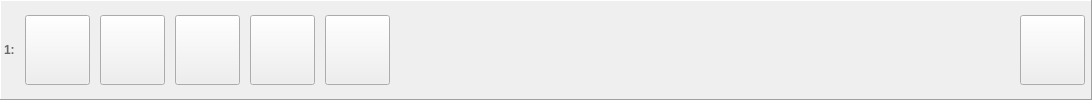
     <widget class="QFrame" name="horizontalFrame_1">
      <property name="sizePolicy">
       <sizepolicy hsizetype="Expanding" vsizetype="Minimum">
        <horstretch>0</horstretch>
        <verstretch>0</verstretch>
       </sizepolicy>
      </property>
      <property name="minimumSize">
       <size>
        <width>330</width>
        <height>0</height>
       </size>
      </property>
      <property name="maximumSize">
       <size>
        <width>16777215</width>
        <height>100</height>
       </size>
      </property>
      <property name="contextMenuPolicy">
       <enum>Qt::ActionsContextMenu</enum>
      </property>
      <property name="autoFillBackground">
       <bool>false</bool>
      </property>
      <property name="frameShape">
       <enum>QFrame::Panel</enum>
      </property>
      <property name="frameShadow">
       <enum>QFrame::Raised</enum>
      </property>
      <layout class="QHBoxLayout" name="horizontalLayout">
       <property name="spacing">
        <number>10</number>
       </property>
       <property name="leftMargin">
        <number>3</number>
       </property>
       <property name="topMargin">
        <number>3</number>
       </property>
       <property name="rightMargin">
        <number>3</number>
       </property>
       <property name="bottomMargin">
        <number>3</number>
       </property>
       <item>
        <widget class="QLabel" name="label_3">
         <property name="enabled">
          <bool>true</bool>
         </property>
         <property name="sizePolicy">
          <sizepolicy hsizetype="Fixed" vsizetype="Fixed">
           <horstretch>0</horstretch>
           <verstretch>0</verstretch>
          </sizepolicy>
         </property>
         <property name="palette">
          <palette>
           <active>
            <colorrole role="WindowText">
             <brush brushstyle="SolidPattern">
              <color alpha="255">
               <red>104</red>
               <green>104</green>
               <blue>104</blue>
              </color>
             </brush>
            </colorrole>
            <colorrole role="Text">
             <brush brushstyle="SolidPattern">
              <color alpha="255">
               <red>0</red>
               <green>0</green>
               <blue>0</blue>
              </color>
             </brush>
            </colorrole>
           </active>
           <inactive>
            <colorrole role="WindowText">
             <brush brushstyle="SolidPattern">
              <color alpha="255">
               <red>104</red>
               <green>104</green>
               <blue>104</blue>
              </color>
             </brush>
            </colorrole>
            <colorrole role="Text">
             <brush brushstyle="SolidPattern">
              <color alpha="255">
               <red>0</red>
               <green>0</green>
               <blue>0</blue>
              </color>
             </brush>
            </colorrole>
           </inactive>
           <disabled>
            <colorrole role="WindowText">
             <brush brushstyle="SolidPattern">
              <color alpha="255">
               <red>120</red>
               <green>120</green>
               <blue>120</blue>
              </color>
             </brush>
            </colorrole>
            <colorrole role="Text">
             <brush brushstyle="SolidPattern">
              <color alpha="255">
               <red>120</red>
               <green>120</green>
               <blue>120</blue>
              </color>
             </brush>
            </colorrole>
           </disabled>
          </palette>
         </property>
         <property name="font">
          <font>
           <weight>75</weight>
           <bold>true</bold>
          </font>
         </property>
         <property name="text">
          <string>1:</string>
         </property>
         <property name="margin">
          <number>5</number>
         </property>
        </widget>
       </item>
       <item>
        <widget class="QToolButton" name="buttonMountDisk_1">
         <property name="enabled">
          <bool>true</bool>
         </property>
         <property name="sizePolicy">
          <sizepolicy hsizetype="Minimum" vsizetype="Minimum">
           <horstretch>0</horstretch>
           <verstretch>0</verstretch>
          </sizepolicy>
         </property>
         <property name="minimumSize">
          <size>
           <width>65</width>
           <height>0</height>
          </size>
         </property>
         <property name="maximumSize">
          <size>
           <width>70</width>
           <height>70</height>
          </size>
         </property>
         <property name="sizeIncrement">
          <size>
           <width>1</width>
           <height>1</height>
          </size>
         </property>
         <property name="baseSize">
          <size>
           <width>0</width>
           <height>0</height>
          </size>
         </property>
         <property name="focusPolicy">
          <enum>Qt::NoFocus</enum>
         </property>
         <property name="iconSize">
          <size>
           <width>40</width>
           <height>40</height>
          </size>
         </property>
        </widget>
       </item>
       <item>
        <widget class="QToolButton" name="buttonMountFolder_1">
         <property name="enabled">
          <bool>true</bool>
         </property>
         <property name="sizePolicy">
          <sizepolicy hsizetype="Minimum" vsizetype="Minimum">
           <horstretch>0</horstretch>
           <verstretch>0</verstretch>
          </sizepolicy>
         </property>
         <property name="minimumSize">
          <size>
           <width>65</width>
           <height>0</height>
          </size>
         </property>
         <property name="maximumSize">
          <size>
           <width>70</width>
           <height>70</height>
          </size>
         </property>
         <property name="sizeIncrement">
          <size>
           <width>1</width>
           <height>1</height>
          </size>
         </property>
         <property name="focusPolicy">
          <enum>Qt::NoFocus</enum>
         </property>
         <property name="iconSize">
          <size>
           <width>40</width>
           <height>40</height>
          </size>
         </property>
        </widget>
       </item>
       <item>
        <widget class="QToolButton" name="buttonSave_1">
         <property name="enabled">
          <bool>true</bool>
         </property>
         <property name="sizePolicy">
          <sizepolicy hsizetype="Minimum" vsizetype="Minimum">
           <horstretch>0</horstretch>
           <verstretch>0</verstretch>
          </sizepolicy>
         </property>
         <property name="minimumSize">
          <size>
           <width>65</width>
           <height>0</height>
          </size>
         </property>
         <property name="maximumSize">
          <size>
           <width>70</width>
           <height>70</height>
          </size>
         </property>
         <property name="sizeIncrement">
          <size>
           <width>1</width>
           <height>1</height>
          </size>
         </property>
         <property name="focusPolicy">
          <enum>Qt::NoFocus</enum>
         </property>
         <property name="iconSize">
          <size>
           <width>40</width>
           <height>40</height>
          </size>
         </property>
         <property name="checkable">
          <bool>true</bool>
         </property>
        </widget>
       </item>
       <item>
        <widget class="QToolButton" name="autoSave_1">
         <property name="enabled">
          <bool>true</bool>
         </property>
         <property name="sizePolicy">
          <sizepolicy hsizetype="Minimum" vsizetype="Minimum">
           <horstretch>0</horstretch>
           <verstretch>0</verstretch>
          </sizepolicy>
         </property>
         <property name="minimumSize">
          <size>
           <width>65</width>
           <height>0</height>
          </size>
         </property>
         <property name="maximumSize">
          <size>
           <width>70</width>
           <height>70</height>
          </size>
         </property>
         <property name="sizeIncrement">
          <size>
           <width>1</width>
           <height>1</height>
          </size>
         </property>
         <property name="focusPolicy">
          <enum>Qt::NoFocus</enum>
         </property>
         <property name="toolTip">
          <string/>
         </property>
         <property name="statusTip">
          <string/>
         </property>
         <property name="text">
          <string/>
         </property>
         <property name="iconSize">
          <size>
           <width>40</width>
           <height>40</height>
          </size>
         </property>
         <property name="checkable">
          <bool>false</bool>
         </property>
         <property name="autoRaise">
          <bool>false</bool>
         </property>
        </widget>
       </item>
       <item>
        <widget class="QToolButton" name="buttonEditDisk_1">
         <property name="enabled">
          <bool>true</bool>
         </property>
         <property name="sizePolicy">
          <sizepolicy hsizetype="Minimum" vsizetype="Minimum">
           <horstretch>0</horstretch>
           <verstretch>0</verstretch>
          </sizepolicy>
         </property>
         <property name="minimumSize">
          <size>
           <width>65</width>
           <height>0</height>
          </size>
         </property>
         <property name="maximumSize">
          <size>
           <width>70</width>
           <height>70</height>
          </size>
         </property>
         <property name="sizeIncrement">
          <size>
           <width>1</width>
           <height>1</height>
          </size>
         </property>
         <property name="focusPolicy">
          <enum>Qt::NoFocus</enum>
         </property>
         <property name="iconSize">
          <size>
           <width>40</width>
           <height>40</height>
          </size>
         </property>
         <property name="checkable">
          <bool>false</bool>
         </property>
        </widget>
       </item>
       <item>
        <layout class="QVBoxLayout" name="verticalLayout">
         <property name="spacing">
          <number>0</number>
         </property>
         <property name="leftMargin">
          <number>5</number>
         </property>
         <property name="rightMargin">
          <number>5</number>
         </property>
         <item>
          <spacer name="horizontalSpacer">
           <property name="orientation">
            <enum>Qt::Horizontal</enum>
           </property>
           <property name="sizeType">
            <enum>QSizePolicy::Expanding</enum>
           </property>
           <property name="sizeHint" stdset="0">
            <size>
             <width>600</width>
             <height>0</height>
            </size>
           </property>
          </spacer>
         </item>
         <item>
          <widget class="QLabel" name="labelFileName_1">
           <property name="enabled">
            <bool>true</bool>
           </property>
           <property name="sizePolicy">
            <sizepolicy hsizetype="Ignored" vsizetype="Fixed">
             <horstretch>0</horstretch>
             <verstretch>0</verstretch>
            </sizepolicy>
           </property>
           <property name="font">
            <font>
             <family>MS Shell Dlg 2</family>
             <pointsize>8</pointsize>
             <weight>50</weight>
             <italic>false</italic>
             <bold>false</bold>
            </font>
           </property>
           <property name="autoFillBackground">
            <bool>false</bool>
           </property>
           <property name="text">
            <string/>
           </property>
           <property name="textFormat">
            <enum>Qt::PlainText</enum>
           </property>
           <property name="wordWrap">
            <bool>false</bool>
           </property>
          </widget>
         </item>
         <item>
          <widget class="QLabel" name="labelImageProperties_1">
           <property name="enabled">
            <bool>true</bool>
           </property>
           <property name="sizePolicy">
            <sizepolicy hsizetype="Preferred" vsizetype="Fixed">
             <horstretch>0</horstretch>
             <verstretch>0</verstretch>
            </sizepolicy>
           </property>
           <property name="palette">
            <palette>
             <active>
              <colorrole role="WindowText">
               <brush brushstyle="SolidPattern">
                <color alpha="255">
                 <red>128</red>
                 <green>128</green>
                 <blue>128</blue>
                </color>
               </brush>
              </colorrole>
              <colorrole role="Mid">
               <brush brushstyle="SolidPattern">
                <color alpha="255">
                 <red>157</red>
                 <green>155</green>
                 <blue>144</blue>
                </color>
               </brush>
              </colorrole>
             </active>
             <inactive>
              <colorrole role="WindowText">
               <brush brushstyle="SolidPattern">
                <color alpha="255">
                 <red>128</red>
                 <green>128</green>
                 <blue>128</blue>
                </color>
               </brush>
              </colorrole>
              <colorrole role="Mid">
               <brush brushstyle="SolidPattern">
                <color alpha="255">
                 <red>157</red>
                 <green>155</green>
                 <blue>144</blue>
                </color>
               </brush>
              </colorrole>
             </inactive>
             <disabled>
              <colorrole role="WindowText">
               <brush brushstyle="SolidPattern">
                <color alpha="255">
                 <red>118</red>
                 <green>116</green>
                 <blue>108</blue>
                </color>
               </brush>
              </colorrole>
              <colorrole role="Mid">
               <brush brushstyle="SolidPattern">
                <color alpha="255">
                 <red>157</red>
                 <green>155</green>
                 <blue>144</blue>
                </color>
               </brush>
              </colorrole>
             </disabled>
            </palette>
           </property>
           <property name="textFormat">
            <enum>Qt::PlainText</enum>
           </property>
           <property name="alignment">
            <set>Qt::AlignLeading|Qt::AlignLeft|Qt::AlignVCenter</set>
           </property>
           <property name="wordWrap">
            <bool>false</bool>
           </property>
          </widget>
         </item>
        </layout>
       </item>
       <item>
        <widget class="QToolButton" name="buttonEject_1">
         <property name="enabled">
          <bool>true</bool>
         </property>
         <property name="sizePolicy">
          <sizepolicy hsizetype="Minimum" vsizetype="Minimum">
           <horstretch>0</horstretch>
           <verstretch>0</verstretch>
          </sizepolicy>
         </property>
         <property name="minimumSize">
          <size>
           <width>65</width>
           <height>0</height>
          </size>
         </property>
         <property name="maximumSize">
          <size>
           <width>70</width>
           <height>70</height>
          </size>
         </property>
         <property name="sizeIncrement">
          <size>
           <width>1</width>
           <height>1</height>
          </size>
         </property>
         <property name="focusPolicy">
          <enum>Qt::NoFocus</enum>
         </property>
         <property name="iconSize">
          <size>
           <width>40</width>
           <height>40</height>
          </size>
         </property>
        </widget>
       </item>
       <item>
        <spacer name="horizontalSpacer_7">
         <property name="orientation">
          <enum>Qt::Horizontal</enum>
         </property>
         <property name="sizeType">
          <enum>QSizePolicy::Fixed</enum>
         </property>
         <property name="sizeHint" stdset="0">
          <size>
           <width>3</width>
           <height>20</height>
          </size>
         </property>
        </spacer>
       </item>
      </layout>
     </widget>
